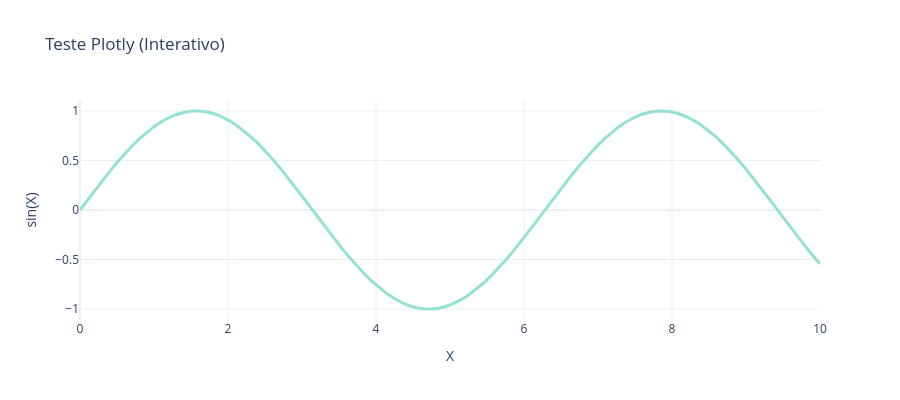

Notebook source saved alongside this figure:
### Code cell
# ═══════════════════════════════════════════════════════════════════════════
# CÉLULA 6: Testar criação de gráfico
# ═══════════════════════════════════════════════════════════════════════════

print("\n" + "="*80)
print("🧪 TESTE DE VISUALIZAÇÃO")
print("="*80)
print()

# Criar dados de teste
x = np.linspace(0, 10, 100)
y = np.sin(x)

# Teste Matplotlib
fig, axes = plt.subplots(1, 2, figsize=(14, 4))

axes[0].plot(x, y, linewidth=2, color='#FF6B6B')
axes[0].set_title('Teste Matplotlib', fontsize=14, fontweight='bold')
axes[0].set_xlabel('X')
axes[0].set_ylabel('sin(X)')
axes[0].grid(True, alpha=0.3)

# Teste Seaborn
sns.lineplot(x=x, y=y, ax=axes[1], linewidth=2, color='#4ECDC4')
axes[1].set_title('Teste Seaborn', fontsize=14, fontweight='bold')
axes[1].set_xlabel('X')
axes[1].set_ylabel('sin(X)')

plt.tight_layout()
plt.show()

print("✅ Gráficos Matplotlib e Seaborn funcionando!")

# Teste Plotly
import plotly.graph_objects as go

fig = go.Figure()
fig.add_trace(go.Scatter(
    x=x, 
    y=y, 
    mode='lines',
    name='sin(x)',
    line=dict(color='#95E1D3', width=3)
))

fig.update_layout(
    title='Teste Plotly (Interativo)',
    xaxis_title='X',
    yaxis_title='sin(X)',
    height=400,
    template='plotly_white'
)
fig.show()

print("✅ Gráficos Plotly funcionando!")

### Figure 1 — Plotly figure (JSON) as saved in the notebook; plotly's stock layout.template omitted (floating-point values rounded to 4 significant figures)
{"data": [{"line": {"color": "#95E1D3", "width": 3}, "mode": "lines", "name": "sin(x)", "type": "scatter", "x": [0.0, 0.101, 0.202, 0.303, 0.404, 0.5051, 0.6061, 0.7071, 0.8081, 0.9091, 1.01, 1.111, 1.212, 1.313, 1.414, 1.515, 1.616, 1.717, 1.818, 1.919, 2.02, 2.121, 2.222, 2.323, 2.424, 2.525, 2.626, 2.727, 2.828, 2.929, 3.03, 3.131, 3.232, 3.333, 3.434, 3.535, 3.636, 3.737, 3.838, 3.939, 4.04, 4.141, 4.242, 4.343, 4.444, 4.545, 4.646, 4.747, 4.848, 4.949, 5.051, 5.152, 5.253, 5.354, 5.455, 5.556, 5.657, 5.758, 5.859, 5.96, 6.061, 6.162, 6.263, 6.364, 6.465, 6.566, 6.667, 6.768, 6.869, 6.97, 7.071, 7.172, 7.273, 7.374, 7.475, 7.576, 7.677, 7.778, 7.879, 7.98, 8.081, 8.182, 8.283, 8.384, 8.485, 8.586, 8.687, 8.788, 8.889, 8.99, 9.091, 9.192, 9.293, 9.394, 9.495, 9.596, 9.697, 9.798, 9.899, 10.0], "y": [0.0, 0.1008, 0.2006, 0.2984, 0.3931, 0.4839, 0.5696, 0.6496, 0.723, 0.7889, 0.8469, 0.8962, 0.9364, 0.967, 0.9878, 0.9985, 0.999, 0.9893, 0.9696, 0.9399, 0.9007, 0.8523, 0.7952, 0.73, 0.6574, 0.5781, 0.4928, 0.4026, 0.3082, 0.2107, 0.1111, 0.01028, -0.09061, -0.1906, -0.2886, -0.3837, -0.4748, -0.5612, -0.6418, -0.7158, -0.7826, -0.8414, -0.8916, -0.9327, -0.9643, -0.9861, -0.9978, -0.9994, -0.9908, -0.972, -0.9434, -0.9051, -0.8576, -0.8014, -0.737, -0.6651, -0.5864, -0.5017, -0.412, -0.318, -0.2207, -0.1213, -0.02056, 0.08036, 0.1805, 0.2787, 0.3742, 0.4658, 0.5526, 0.6338, 0.7086, 0.7761, 0.8358, 0.8869, 0.9289, 0.9615, 0.9843, 0.9971, 0.9997, 0.9921, 0.9744, 0.9467, 0.9094, 0.8629, 0.8075, 0.7439, 0.6727, 0.5947, 0.5106, 0.4213, 0.3277, 0.2308, 0.1315, 0.03083, -0.07011, -0.1703, -0.2688, -0.3646, -0.4566, -0.544]}], "layout": {"height": 400, "title": {"text": "Teste Plotly (Interativo)"}, "xaxis": {"title": {"text": "X"}}, "yaxis": {"title": {"text": "sin(X)"}}}}
